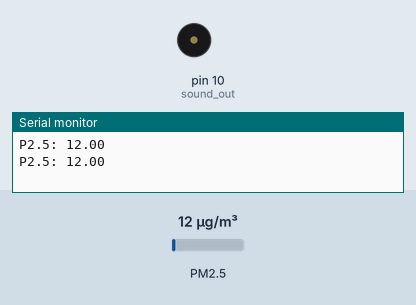
Simulated run of this program. Board: Arduino Nano, built with avr-gcc and run on an emulated ATmega328P. Parts: buzzer (waves = sounding), the last lines printed to the serial monitor. Inputs (shaded band) come from the test bench; at power-on: PM2.5 12 µg/m³. Random numbers use the default seed unless the program sets one.

Above: at 2.8 s.
2.9 s: PM2.5 set to 6 µg/m³
At 3.65 s:
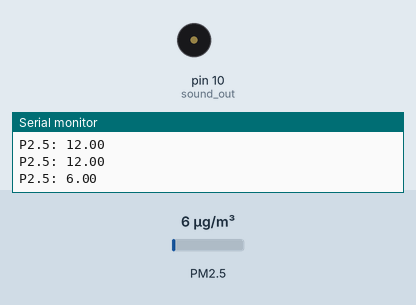
6.4 s: PM2.5 set to 75 µg/m³
At 9.19 s:
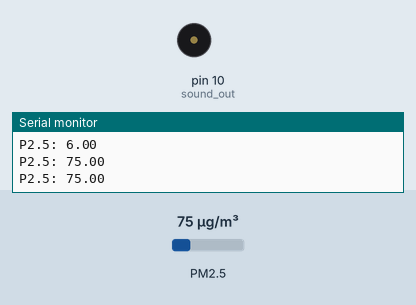
9.9 s: PM2.5 set to 27 µg/m³
Timing chart, 0 to 12.9 s (numbered marks = the images above; inputs shaded):
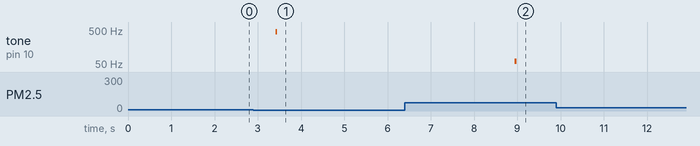

The program:

main.cpp
```cpp
#include <Arduino.h>
#include <SDS011.h>

float p10, p25;
int error;

int sound_out=10;

// Random Volume - defines the random gen. volume
// Random Delay - defines the random gen. time between the random clicks
// "background radiation" 200
// "medium": 100
// "dangerous": 50
int ran_delay_vol = 200;


SDS011 my_sds;

void setup() {
	my_sds.begin(3, 2); //RX, TX
	Serial.begin(9600);

	randomSeed(analogRead(0));
	pinMode(sound_out, OUTPUT);
	digitalWrite(sound_out, LOW);
}
int ranNumVol;
int randNumber;
void loop() {

	error = my_sds.read(&p25, &p10);
	if (!error) {
		//particulate matter 2.5  (partical size) - health critical
		Serial.println("P2.5: " + String(p25));
		ran_delay_vol = 200-int(p25);
		if(ran_delay_vol<30){
			ran_delay_vol=30;
		}
		if(p25>400){
			ran_delay_vol=10;
		}
		//particulate matter 10 (partical size)
		//Serial.println("P10:  " + String(p10));
	}

	ranNumVol = random (ran_delay_vol);
	digitalWrite(sound_out, ranNumVol);
	randNumber = random(ran_delay_vol);
	delay(randNumber);
	digitalWrite(sound_out, LOW);

	//Serial.println(String(ran_delay_vol));

	//delay(50);
}
```

Measured:
- after the input at 2.9 s, tone on pin 10 (sound_out): silent → 438 Hz after 0.51 s, → silent 0.04 s later
- after the input at 6.4 s, tone on pin 10 (sound_out): silent → 61 Hz after 2.5 s, → silent 0.04 s later
